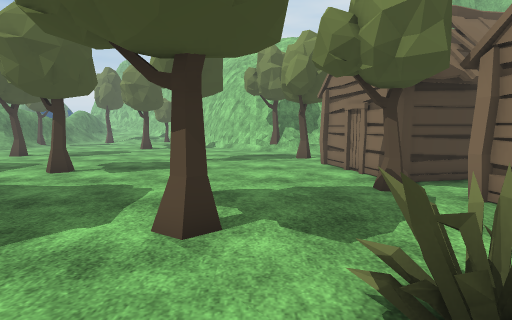
View 1 (above)

20 first-person views from a walk through a scene from a Unity 3-D project. The camera is 1.4 m above the floor, tilts 6° down and sees 80° across. The floor is counted in squares, 1 m on a side. Each view is taken from the middle of a square. On the plan, view 1 faces up. The plan holds only what a view shows up to about 14 squares ahead; the rest is blank. The place goes on beyond the plan. The player is left out. Some animated figures are not drawn. Some surface patterns are stand-ins.

View 2
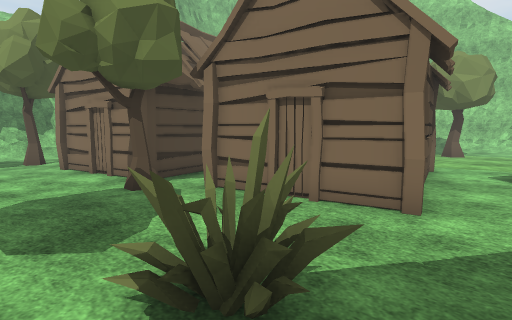

View 3
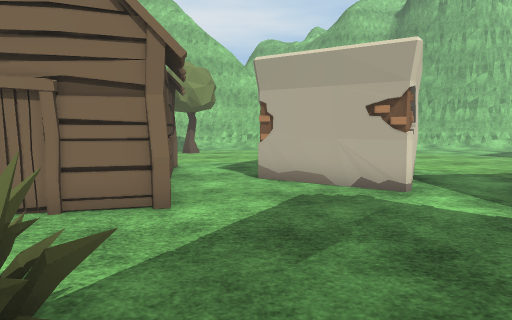

View 4
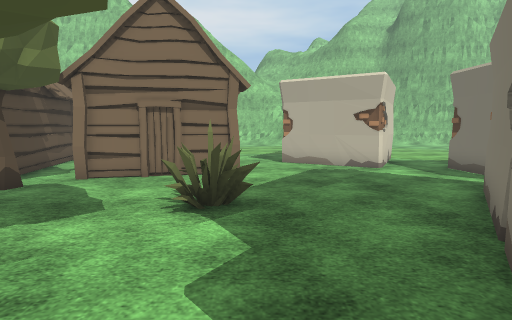

View 5
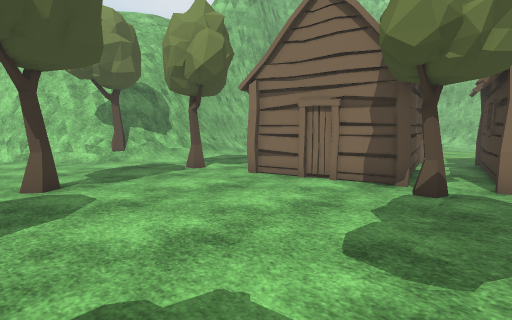

View 6
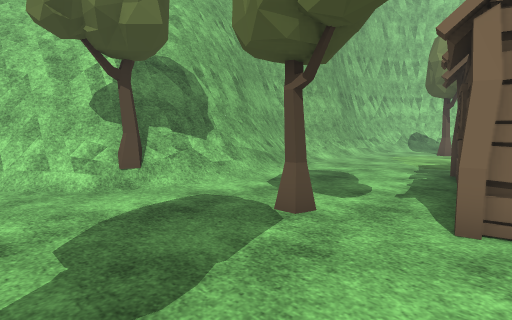

View 7
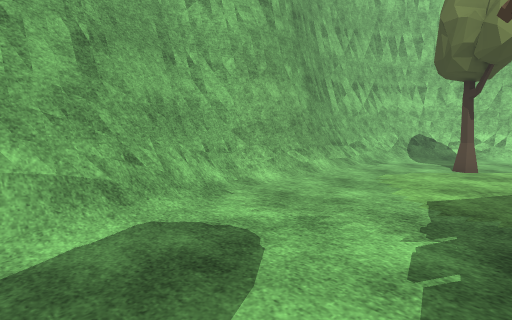

View 8
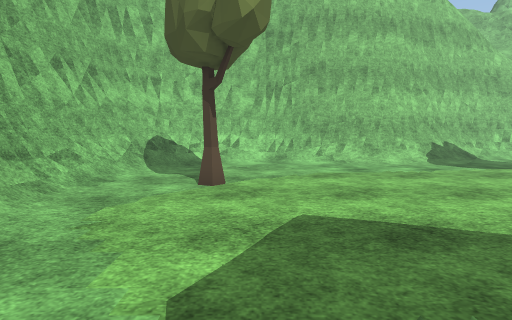

View 9
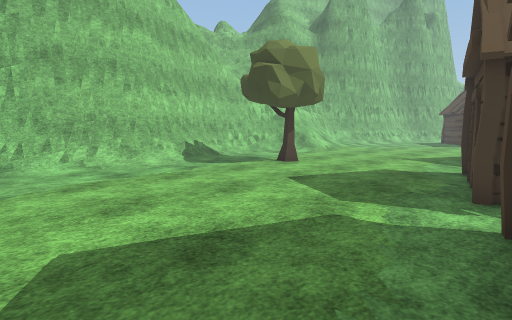

View 10
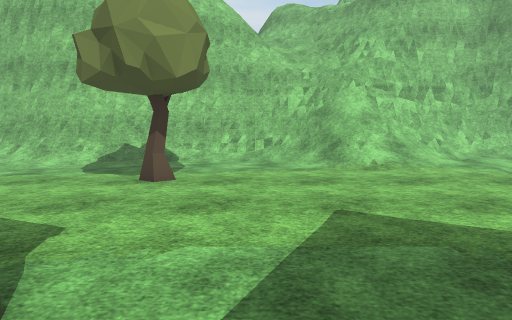

View 11
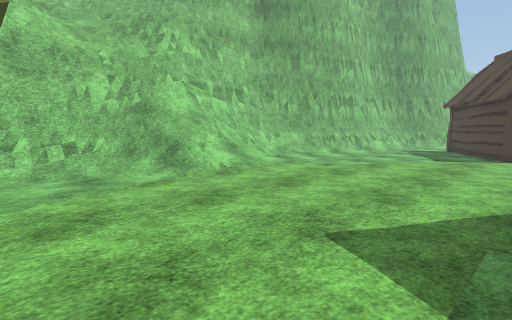

View 12
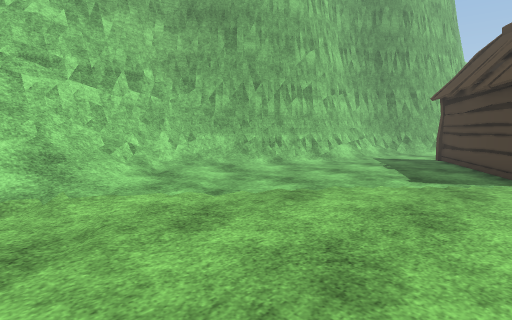

View 13
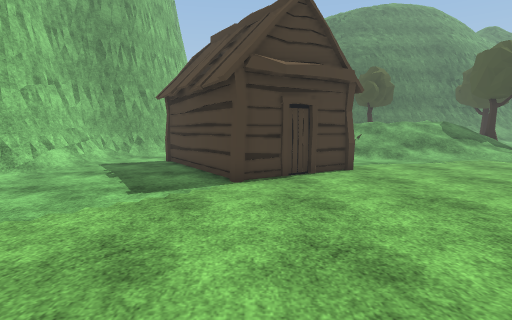

View 14
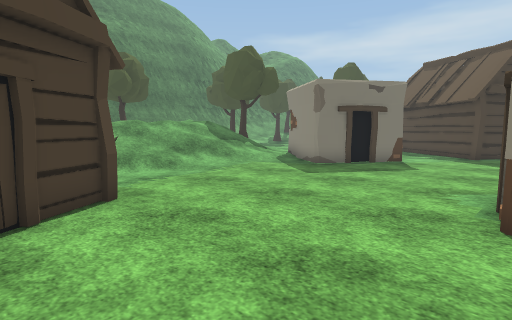

View 15
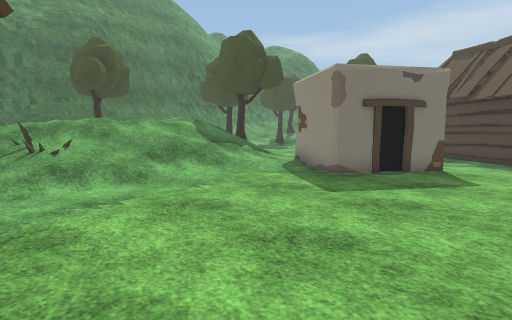

View 16
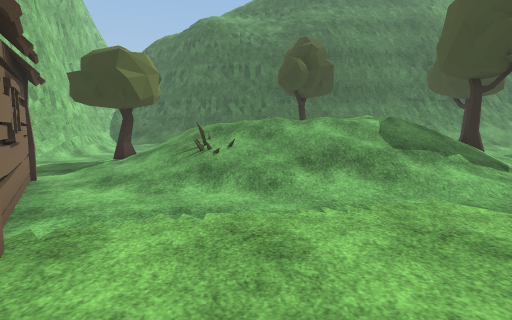

View 17
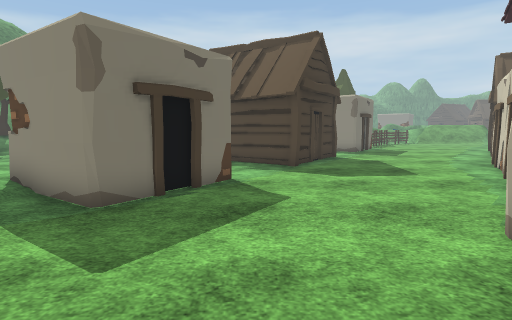

View 18
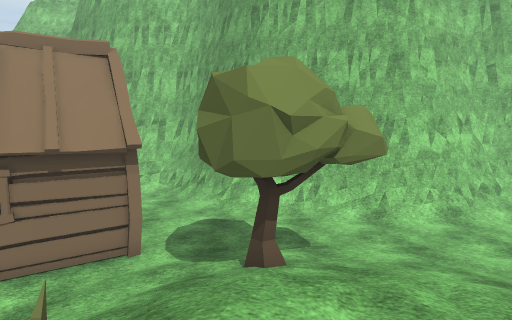

View 19
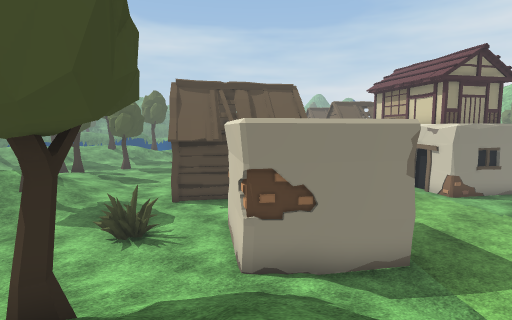

View 20
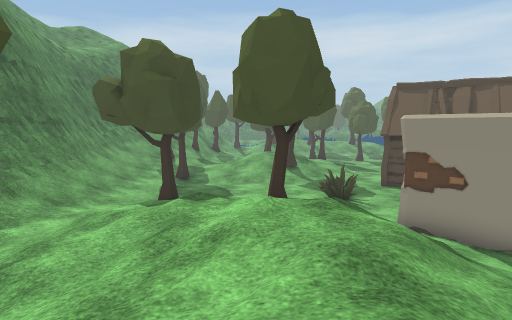

### Floor plan
Key: @ floor where view 1 was taken; # wall or solid block; . main floor; : floor 0.25 m higher than the main floor; + floor 0.5 m higher than the main floor; * floor 0.75 m higher than the main floor; % floor 1.5 m higher than the main floor; & floor 1.75 m higher than the main floor; / step, stairs or slope; = window, fence, low wall or low ledge; T tree; H hut; O other object.
Columns run from 7 left of view 1 to 22 right of it. Each row starts with its distance up from view 1.
 19     ...=T######=O==########
 18     ....T====//........//=###
 17     ....................../##
 16     ......................./##
 15     ...................T....=#
 14 .........T..................=#
 13 ....TT.......HHH............=#
 12 ..........HHHH H ...........=#
 11 ..........H     H...........##
 10 .T........H      ........../##
  9 ..........H   HHH........../##
  8 ...........HHHH............/##
  7  .........T...HHHH........./##
  6   .........HHHH  H..........=#
  5   ..........H    H........../#
  4    ...T.....H     H.....T..../
  3     ........H   HHH.....T..../
  2      ...OO..HHHH............./
  1    . ......................../
  0     O..@.......OO............/
 -1       .........#   .........//
 -2       #O......##    .......///
 -3 .O    ###.....##    .......///
 -4 ..O##   ##O...O##   .......///
 -5 ....###  O .....##  .......//=
 -6 .....O###O  ##O............///
 -7 .......##.     ............:/=
 -8 ..........      ............:/
 -9 ..........    #.............:/
-10 HH........O .O..............//
-11  HH........................./=
-12   HH......................../#
-13   H.................HH......=#
-14  H... #O..........HH H...../##
-15 HH.   ##O........HH   H..../#
-16 H...   ##O.......HH   HH.../#
-17 H...## ##.........H    H...=#
-18 .....###////:......H   HH..=#
-19 ..OO..OO/////////..HHHH....##
-20 ..OO..:////////////.H.....=#
-21 .....//////////OO///.....=##
-22 .....//T//&&&///////.....##
-23  .. ://  ///// %//TT/...=#
-24  ..     ////// %//TT....=#
-25  ..    //////   ////.../##
-26  ..    /////*   ////.../#
-27   ..    ////T    ///...=#
-28  ....////// T     /....=#
-29  //////++          ....=#
-30  ///////             ..=#

Positions as (right, up) in squares from view 1, and headings:
1: (0, 0), facing up
2: (0, 0), facing up-right
3: (0, 0), facing right
4: (-4, 1), facing right
5: (-4, 5), facing up-right
6: (-2, 11), facing up-right
7: (4, 13), facing up-right
8: (8, 14), facing right
9: (9, 14), facing down-right
10: (9, 1), facing right
11: (12, 3), facing down-right
12: (13, -3), facing down-right
13: (13, -5), facing down
14: (12, -9), facing down-left
15: (10, -11), facing down-left
16: (7, -12), facing down
17: (7, -13), facing left
18: (6, -23), facing right
19: (4, -23), facing up-left
20: (8, -23), facing left
